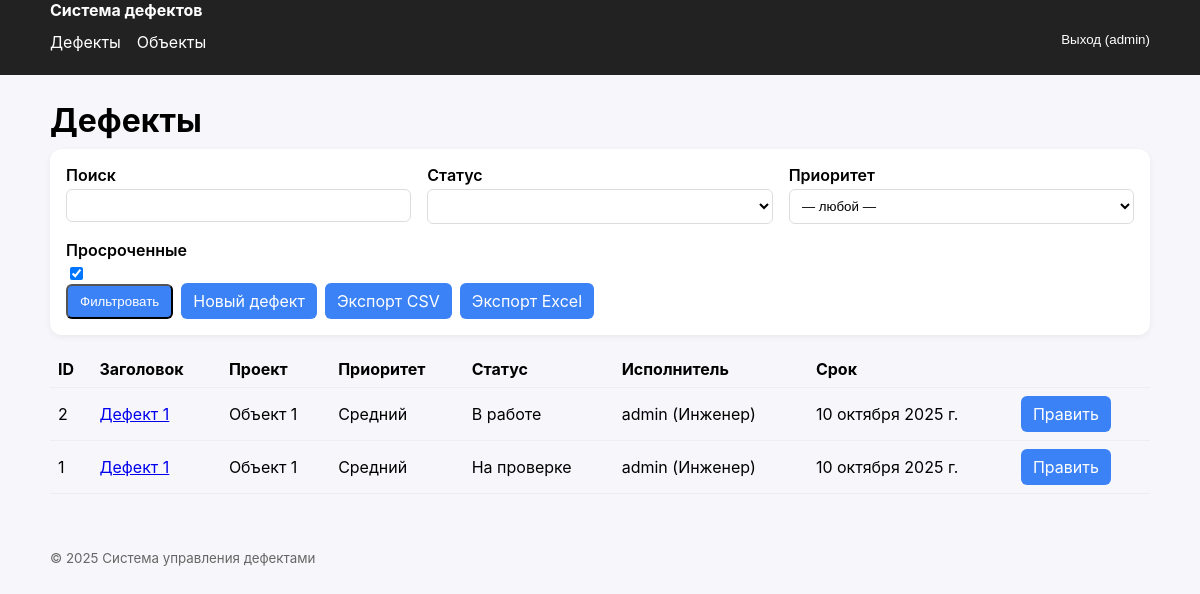
The page /defects/?overdue=1 (signed in) on the database its author committed.
### accounts/models.py (models this page shows, shortened)
class User(AbstractUser):
    role = models.CharField(max_length=3, choices=Roles.choices, default=Roles.ENGINEER)
    def __str__(self): return f"{self.username} ({self.get_role_display()})"

### defects/models.py (models this page shows, shortened)
class Defect(models.Model):
    project = models.ForeignKey(Project, on_delete=models.PROTECT, related_name="defects", verbose_name="Объект")
    stage = models.ForeignKey(Stage, on_delete=models.SET_NULL, null=True, blank=True, related_name="defects",
                              verbose_name="Этап")
    title = models.CharField("Заголовок", max_length=255)
    description = models.TextField("Описание", blank=True)
    priority = models.CharField("Приоритет", max_length=3, choices=Priority.choices, default=Priority.MEDIUM)
    assignee = models.ForeignKey(settings.AUTH_USER_MODEL, on_delete=models.SET_NULL, null=True, blank=True,
                                 related_name="assigned_defects", verbose_name="Исполнитель")
    reporter = models.ForeignKey(settings.AUTH_USER_MODEL, on_delete=models.PROTECT, related_name="reported_defects",
                                 verbose_name="Автор")
    due_date = models.DateField("Срок", null=True, blank=True)
    status = models.CharField("Статус", max_length=3, choices=Status.choices, default=Status.NEW)
    created_at = models.DateTimeField("Создано", auto_now_add=True)
    updated_at = models.DateTimeField("Обновлено", auto_now=True)
    class Meta: ordering = ["-created_at"]

### projects/models.py (models this page shows, shortened)
class Project(models.Model):
    name = models.CharField("Название", max_length=255)
    address = models.CharField("Адрес", max_length=255, blank=True)
    description = models.TextField("Описание", blank=True)

### defects/views.py (the view)
# urls.py: path("", DefectListView.as_view(), name="list"),
class DefectListView(LoginRequiredMixin, ListView):
    model = Defect
    template_name = "defects/defect_list.html"
    context_object_name = "items"
    paginate_by = 25
    def get_queryset(self):
        qs = super().get_queryset().select_related("project", "stage", "assignee", "reporter")
        q = self.request.GET.get("q")
        status = self.request.GET.get("status")
        priority = self.request.GET.get("priority")
        project = self.request.GET.get("project")
        assignee = self.request.GET.get("assignee")
        overdue = self.request.GET.get("overdue")
        if q:
            qs = qs.filter(Q(title__icontains=q) | Q(description__icontains=q))
        if status:
            qs = qs.filter(status=status)
        if priority:
            qs = qs.filter(priority=priority)
        if project:
            qs = qs.filter(project_id=project)
        if assignee:
            qs = qs.filter(assignee_id=assignee)
        if overdue:
            qs = qs.filter(due_date__lt=date.today()).exclude(
                status__in=[Status.CLOSED, Status.CANCELED]
            )
        return qs
    def get_context_data(self, **kwargs):
        ctx = super().get_context_data(**kwargs)
        ctx["statuses"] = Status.choices
        ctx["priorities"] = Priority.choices
        return ctx

### templates/defects/defect_list.html (shortened to what this page needs)
{% extends "base.html" %}{% block title %}Дефекты{% endblock %}
{% block content %}
<h1>Дефекты</h1>
<form method="get" class="card" style="margin-bottom:1rem;">
  <div class="grid">
    <div><label>Поиск</label><input type="text" name="q" value="{{ request.GET.q }}"></div>
    <div><label>Статус</label><select name="status">
</select>
</div>
    <div><label>Приоритет</label><select name="priority"><option value="">— любой —</option>
    </select></div>
    <div><label>Просроченные</label><input type="checkbox" name="overdue" value="1" {% if request.GET.overdue %}checked{% endif %}></div>
  </div>
  <div class="actions">
    <button class="btn" type="submit">Фильтровать</button>
    <a class="btn" href="{% url 'defects:create' %}">Новый дефект</a>
    <a class="btn" href="{% url 'defects:export_csv' %}">Экспорт CSV</a>
    <a class="btn" href="{% url 'defects:export_excel' %}">Экспорт Excel</a>
  </div>
</form>
<table>
  <thead><tr><th>ID</th><th>Заголовок</th><th>Проект</th><th>Приоритет</th><th>Статус</th><th>Исполнитель</th><th>Срок</th><th></th></tr></thead>
  <tbody>{% for d in items %}
    <tr>
      <td>{{ d.id }}</td>
      <td><a href="{% url 'defects:detail' d.id %}">{{ d.title }}</a></td>
      <td>{{ d.project.name }}</td>
      <td>{{ d.get_priority_display }}</td>
      <td>{{ d.get_status_display }}</td>
      <td>{{ d.assignee }}</td>
      <td>{{ d.due_date|default:"—" }}</td>
      <td><a class="btn" href="{% url 'defects:edit' d.id %}">Править</a></td>
    </tr>
  {% empty %}<tr><td colspan="8">Нет данных</td></tr>{% endfor %}
  </tbody>
</table>
{% endblock %}

### templates/base.html (shortened to what this page needs)
<html lang="ru">
  <head></head>
  <body>
    {% load static %}
    <link rel="stylesheet" href="{% static 'css/styles.css' %}">
    <header class="topbar">
      <nav class="container">
        <a href="{% url 'home' %}" class="brand">Система дефектов</a>
        <ul class="nav">
          <li><a href="{% url 'defects:list' %}">Дефекты</a></li>
          <li><a href="{% url 'projects:list' %}">Объекты</a></li> {% if user.is_authenticated %}
          <li class="right">
            <form method="post" action="{% url 'accounts:logout' %}">
              <button class="as-link" style="background:none;border:none;color:#fff;cursor:pointer;padding:0;"> Выход ({{ user.username }}) </button>
            </form> </li> {% else %}
          <li class="right"><a href="{% url 'accounts:login' %}">Вход</a></li> {% endif %}
        </ul>
      </nav>
    </header>
    <main class="container">
      {% block content %}{% endblock %}
    </main>
    <footer class="footer container">
      <small>© {% now "Y" %} Система управления дефектами</small>
    </footer>
  </body>
</html>

### static/css/styles.css (style rules this page uses)
body { font-family:-apple-system,Segoe UI,Roboto,Arial,sans-serif;margin:0;background:#f7f7fb }
.container { width:96%;max-width:1100px;margin:0 auto }
.topbar { background:#222;color:#fff }
nav .brand { color:#fff;text-decoration:none;font-weight:700 }
.nav { list-style:none;display:flex;gap:1rem;margin:0;padding:.75rem 0 }
.nav li.right { margin-left:auto }
.nav a { color:#fff;text-decoration:none }
main { padding:1rem 0 2rem }
h1,h2,h3 { margin:.6rem 0 }
.grid { display:grid;grid-template-columns:repeat(auto-fit,minmax(280px,1fr));gap:1rem }
.card { background:#fff;border-radius:12px;padding:1rem;box-shadow:0 2px 6px rgba(0,0,0,.06) }
table { width:100%;border-collapse:collapse }
th,td { padding:.5rem;border-bottom:1px solid #eee;text-align:left }
.btn { display:inline-block;padding:.5rem .75rem;background:#3b82f6;color:#fff;border-radius:6px;text-decoration:none }
label { display:block;font-weight:600;margin-bottom:.25rem }
input[type=text],input[type=date],textarea,select,input[type=file] { width:100%;padding:.5rem;border:1px solid #ddd;border-radius:6px;background:#fff }
.actions { display:flex;gap:.5rem;align-items:center;flex-wrap:wrap }
.footer { padding:1.5rem 0;color:#666 }

### rows shown on the page
User: username "admin"
Defect: id "2", title "Дефект 1", project.name "Объект 1", priority "Средний", status "В работе", assignee "admin (Инженер)", due_date "10 октября 2025 г."
Defect: id "1", title "Дефект 1", project.name "Объект 1", priority "Средний", status "На проверке", assignee "admin (Инженер)", due_date "10 октября 2025 г."
